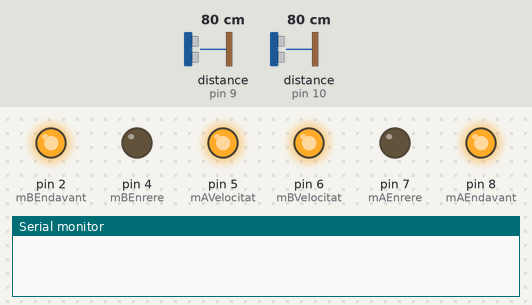
The sketch below on a simulated Arduino Uno, built with avr-gcc and run on an emulated ATmega328P. Shown: output pins drawn as LEDs (lit = HIGH), the last lines printed to the serial monitor. The test bench sets the inputs (shaded band); at power-on: distance to the obstacle (sensors on pin 9, pin 10) 80 cm. The echo pulse lasts 58.3 µs per cm.

Above: at 1.2 s.
1.3 s: distance to the obstacle (sensor on pin 9) set to 9 cm
2.8 s: distance to the obstacle (sensor on pin 9) set to 6 cm
At 4.4 s:
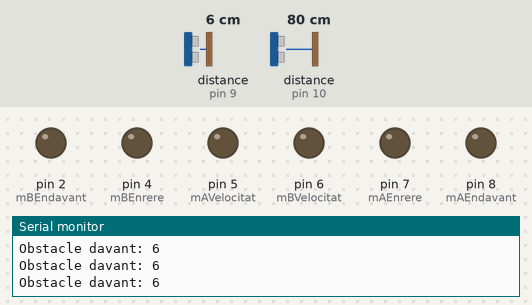
6.3 s: distance to the obstacle (sensor on pin 9) set to 18 cm
At 7.3 s:
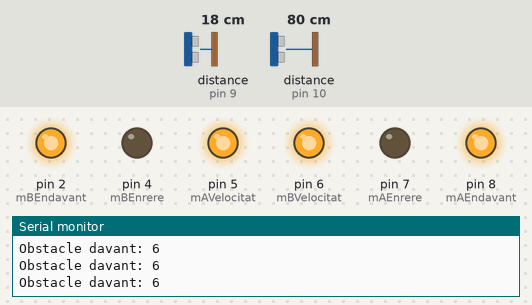
7.8 s: distance to the obstacle (sensor on pin 9) set to 2 cm
At 8.02 s:
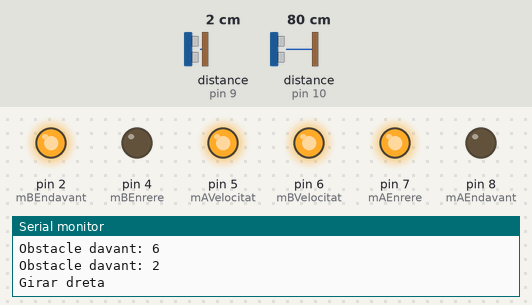
Timing chart, 0 to 10.7 s (numbered marks = the images above; inputs shaded):
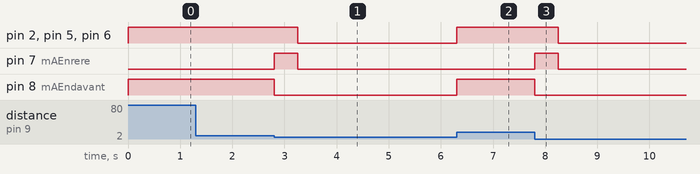

The sketch:

Simulador.ino
```cpp
/* Control del XJ-LegoBot
Funcions disponibles:
  anarEndavant(velocitat):  Posa en marxa els dos motors i fa anar el vehicle endavant a la velocitat indicada.
  anarEnrere(velocitat):    Posa en marxa els dos motors i fa anar el vehicle enrere a la velocitat indicada.
  accelerarEndavant():      Posa en marxa els dos motors i fa anar el vehicle endavant, accelerant el vehícle poc a poc fins a la velocitat màxima.
  accelerarEnrere():        Posa en marxa els dos motors i fa anar el vehicle enrere, accelerant el vehícle poc a poc fins a la velocitat màxima.
  aturar():                 Atura els dos motors. Para el vehicle.
  aturarMotorA():           Atura el motor A.
  anarEndavantA(velocitat): Posa en marxa el motor A endavant a la velocitat indicada.
  anarEnrereA(velocitat):   Posa en marxa el motor A enrere a la velocitat indicada.
  aturarMotorB():           Atura el motor B.
  anarEndavantB(velocitat): Posa en marxa el motor B endavant a la velocitat indicada.
  anarEnrereB(velocitat):   Posa en marxa el motor B enrere a la velocitat indicada.
  girarXXDreta():           Gira XX graus cap a la dreta. XX pot ser 30, 90.
  girarXXEsquerra()         Gira XX graus cap a l'esquerra. XX pot ser 30, 90.
  llegirRadarDavant():      Retorna la lectura de distància del radar davanter. Si no detecta res retorna 0.
  llegirRadarDarrere():     Retorna la lectura de distància der radar del darrere. Si no detecta res retorna 0.
*/
#include <NewPing.h>            //Llibreria de control dels sensors ultrasònics.
#include <millisDelay.h>        //Llibreria per generar temporitzadors

#define NUM_RADAR           2   // Nombre de radars utilitzats.
#define DISTANCIA_MAX_RADAR 7  // Distància màxima de detecció en cm per cada radar.
#define RADAR_DAVANT 9         //Pin del radar davanter
#define RADAR_DARRERE 10        //Pin del radar del darrere

#define VELOCITAT_MAX 255       //Velocitat màxima dels motors
#define VELOCITAT_MIN 150       //Velocitat mínima dels motors
#define mAturat 0              //Estat del motor: atura
#define mEndavant 1            //Estat del motor: en marxa endavant
#define mEnrere 2
#define mDreta 3
#define mEsquerra 4//Estat del motor: en marxa enrere
#define TEMPS_GIR 150           //Temps que ha de girar el vehícle a maxima velocitat per fer un gir de 30º

byte mAVelocitat =    5;
byte mAEndavant =     8;
byte mAEnrere =       7;

byte mBVelocitat =    6;
byte mBEndavant =     2;
byte mBEnrere =       4;

byte estatMotor =    0;
byte estatMotorAnterior = 0;

byte dis[NUM_RADAR] = {0, 0}; //Variables de distància: 0-radar davanter, 1- radar del darrere

byte delayTime0 = 50;
unsigned long delayStart0 = 0;
bool delayRunning0 = false;
byte delayTime1 = 70;
unsigned long delayStart1 = 0;
bool delayRunning1 = false;
//unsigned long pingTimer;      //

/* Definició dels radars.
      radar[0]: radar frontal.
      radar[1]: radar del darrere.
 */
NewPing radar[NUM_RADAR] = {   // Definició de les instàncies dels radars instal.lats.
  NewPing(RADAR_DAVANT, RADAR_DAVANT, DISTANCIA_MAX_RADAR), // Per cada radar s'ha de definir el pin de trigger, el d'echo i la distància màxima de detecció.
  NewPing(RADAR_DARRERE, RADAR_DARRERE, DISTANCIA_MAX_RADAR)
};

//millisDelay pingTimer0;  //Timer de control de les lectures de radar
//millisDelay pingTimer1;
millisDelay timerPausa;      //Timer per les pauses

void setup() {
  pinMode(mAVelocitat,  OUTPUT);
  pinMode(mAEndavant,   OUTPUT);
  pinMode(mAEnrere,     OUTPUT);

  pinMode(mBVelocitat,  OUTPUT);
  pinMode(mBEndavant,   OUTPUT);
  pinMode(mBEnrere,     OUTPUT);

  Serial.begin(115200); //Per controlar la detecció. Eliminar en la versió final

  //delay(2000); //5 segons de espera abans de començar
  //pingTimer0.start(pingSpeed);
  //pingTimer1.start(pingSpeed - 5);
  //anarEnrere(255);
  delayStart0 = millis();
  delayStart1 = millis();
  delayRunning0 = true;
  delayRunning1 = true;
}

void loop() {
  if (delayRunning0 && ((millis() - delayStart0) >= delayTime0)) {
    delayStart0 += delayTime0;
    radar[0].ping_timer(echoCheck0);
  }
  if (delayRunning1 && ((millis() - delayStart1) >= delayTime1)) {
    delayStart1 += delayTime1;
    radar[1].ping_timer(echoCheck1);
  }

  switch (estatMotor) {
    case mAturat:
      switch (estatMotorAnterior) {
        case mEndavant:
          girar90Dreta();
        break;
        case mEnrere:
          girar90Esquerra();
        break;
        case mAturat:
          if (dis[0] == 0) {
            anarEndavant(255);
          }
        break;
      }
    break;
    case mEndavant:
      if (dis[0] > 0) {
        aturar();
      }
    break;
    case mEnrere:
      if (dis[1] > 0) {
        aturar();
      }
    break;
    case mDreta:
    break;
    case mEsquerra:
    break;
  }
  /*switch (dis[0]) {
    case 0:
      //no detecta nada
    break;
    default:
      aturar();
      //girar90Dreta();
      //pausa(1000);
    break;
  }
    switch (dis[1]) {
    case 0:
      //no detecta nada
    break;
    default:
      aturar();
      //girar90Dreta();
      //pausa(1000);
    break;
  }*/
  /*if (dis[0] > 0) {
    aturar();
  } else {
    anarEndavant(255);
  }*/
}
```

Motor.ino
```cpp
/* Funcions dels motors */

//Atura els dos motors. Para el vehicle.
void aturar() {
  /*if (!timerPausa.isRunning()) {
    timerPausa.start(500);
      while (!timerPausa.justFinished()) {*/
        AturarMotorA();
        AturarMotorB();
        estatMotorAnterior = estatMotor;
        estatMotor = mAturat;
        dis[0] = 0;
        dis[1] = 0;
      /*}
  }*/
}

//Atura el motor A.
void AturarMotorA() {
  analogWrite(mAVelocitat, 0);
  digitalWrite(mAEndavant, LOW);
  digitalWrite(mAEnrere, LOW);
}

//Atura el motor B.
void AturarMotorB() {
  analogWrite(mBVelocitat, 0);
  digitalWrite(mBEndavant, LOW);
  digitalWrite(mBEnrere, LOW);
}

//Posa en marxa els dos motors i fa anar el vehicle endavant a la velocitat indicada.
void anarEndavant(int velocitat) {
  //Serial.println("Endavant");
  anarEndavantA(velocitat);
  anarEndavantB(velocitat);
  estatMotorAnterior = estatMotor;
  estatMotor = mEndavant;
}

//Posa en marxa el motor A endavant a la velocitat indicada.
void anarEndavantA(int velocitat) {
  digitalWrite(mAEndavant, HIGH);
  digitalWrite(mAEnrere, LOW);
  analogWrite(mAVelocitat, velocitat);
}

//Posa en marxa el motor B endavant a la velocitat indicada.
void anarEndavantB(int velocitat) {
  digitalWrite(mBEndavant, HIGH);
  digitalWrite(mBEnrere, LOW);
  analogWrite(mBVelocitat, velocitat);
}

//Posa en marxa els dos motors i fa anar el vehicle enrere a la velocitat indicada.
void anarEnrere(int velocitat) {
  //Serial.println("Enrere");
  anarEnrereA(velocitat);
  anarEnrereB(velocitat);
  estatMotorAnterior = estatMotor;
  estatMotor = mEnrere;
}

//Posa en marxa el motor A enrere a la velocitat indicada.
void anarEnrereA(int velocitat) {
  digitalWrite(mAEndavant, LOW);
  digitalWrite(mAEnrere, HIGH);
  analogWrite(mAVelocitat, velocitat);
}

//Posa en marxa el motor B enrere a la velocitat indicada.
void anarEnrereB(int velocitat) {
  digitalWrite(mBEndavant, LOW);
  digitalWrite(mBEnrere, HIGH);
  analogWrite(mBVelocitat, velocitat);
}

//Posa en marxa els dos motors i fa anar el vehicle endavant, accelerant el vehícle poc a poc fins a la velocitat màxima.
void accelerarEndavant() {
  for (byte i = VELOCITAT_MIN; i < VELOCITAT_MAX; i++) {
    delay(50);
    anarEndavant(i);
  }
}

//Posa en marxa els dos motors i fa anar el vehicle enrere, accelerant el vehícle poc a poc fins a la velocitat màxima.
void accelerarEnrere() {
  for (byte i = VELOCITAT_MIN; i < VELOCITAT_MAX; i++) {
    anarEnrere(i);
    delay(50);
  }
}

//Gira a la dreta
void girarEsquerra () {
  anarEndavantA(255);
  anarEnrereB(255);
}

//Gira a la esquerra
void girarDreta () {
  anarEndavantB(255);
  anarEnrereA(255);
  estatMotorAnterior = estatMotor;
  estatMotor = mDreta;
}

//Gira a la esquerra 30º
void girar30Esquerra () {
  anarEndavantA(255);
  anarEnrereB(255);
  delay(TEMPS_GIR);
  estatMotorAnterior = estatMotor;
  estatMotor = mEsquerra;
}

//Gira a la dreta 30º
void girar30Dreta () {
  anarEndavantB(255);
  anarEnrereA(255);
  delay(TEMPS_GIR);
  estatMotorAnterior = estatMotor;
  estatMotor = mDreta;
}

//Gira a la esquerra 90º
void girar90Esquerra () {
  Serial.println("Girar esquerra");
  for ( byte i = 0; i < 3; i++ ) {
    anarEndavantA(255);
    anarEnrereB(255);
    delay(TEMPS_GIR);
  }
  aturar();
}

//Gira a la dreta 90º
void girar90Dreta () {
  Serial.println("Girar dreta");
  for ( byte i = 0; i < 3; i++ ) {
    anarEndavantB(255);
    anarEnrereA(255);
    delay(TEMPS_GIR);
  }
  aturar();
}
```

Radar.ino
```cpp
/* Funcions de control dels radars*/

void echoCheck0() { // Timer2 interrupt calls this function every 24uS where you can check the ping status.
  // Don't do anything here!
    if (radar[0].check_timer()) {
      dis[0] = radar[0].ping_result / US_ROUNDTRIP_CM;
      Serial.print("Obstacle davant: ");
      Serial.println(dis[0]);
    } else {
      //dis[0] = 0;
      dis[0] =  0;
    }
  // Don't do anything here!
}

void echoCheck1() { // Timer2 interrupt calls this function every 24uS where you can check the ping status.
  // Don't do anything here!
    if (radar[1].check_timer()) {
      dis[1] = radar[1].ping_result / US_ROUNDTRIP_CM;
      Serial.print("Obstacle darrere: ");
      Serial.println(dis[1]);
    } else {
      //dis[1] = 0;
      dis[1] =  0;
    }
  // Don't do anything here!
}

/*void llegirRadar() {
  dis[0] = llegirRadarDavant();
  dis[1] = llegirRadarDarrere();
}
int llegirRadarDavant () {
  return radar[0].ping_cm();
}

int llegirRadarDarrere () {
  return radar[1].ping_cm();
}*/
```

Varios.ino
```cpp
// Altres funcions

void pausa(int duracio) {
  if (!timerPausa.isRunning()) {
    timerPausa.start(duracio);
    while (!timerPausa.justFinished()) {
    //digitalWrite(led, HIGH);
    }
  }
}
```

Measured:
- the behaviour switches between 8 and 7 cm on distance to the obstacle (sensor on pin 9) (found by bisection; images 0 and 1)
- after the input at 1.3 s, every drawn part: stays the same
- after the input at 2.8 s, pin 2 (mBEndavant), pin 5 (mAVelocitat), pin 6 (mBVelocitat): HIGH → LOW after 0.45 s; pin 7 (mAEnrere): LOW → HIGH at once, → LOW 0.45 s later; pin 8 (mAEndavant): HIGH → LOW at once
- after the input at 6.3 s, pin 2 (mBEndavant), pin 5 (mAVelocitat), pin 6 (mBVelocitat), pin 8 (mAEndavant): LOW → HIGH at once
- after the input at 7.8 s, pin 2 (mBEndavant), pin 5 (mAVelocitat), pin 6 (mBVelocitat): HIGH → LOW after 0.45 s; pin 7 (mAEnrere): LOW → HIGH at once, → LOW 0.45 s later; pin 8 (mAEndavant): HIGH → LOW at once
